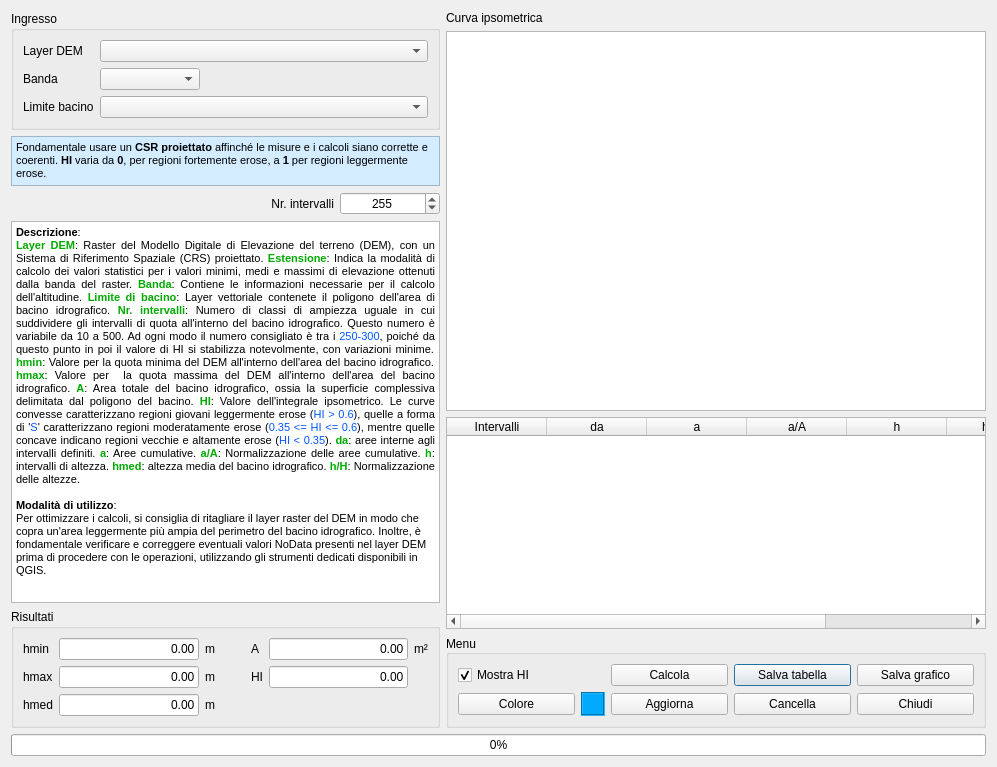
<?xml version="1.0" encoding="UTF-8"?>
<ui version="4.0">
 <class>HypsometricCurveDialogBase</class>
 <widget class="QDialog" name="HypsometricCurveDialogBase">
  <property name="geometry">
   <rect>
    <x>0</x>
    <y>0</y>
    <width>997</width>
    <height>767</height>
   </rect>
  </property>
  <property name="windowTitle">
   <string>Hypsometric Curve</string>
  </property>
  <layout class="QVBoxLayout" name="verticalLayout_main">
   <item>
    <layout class="QHBoxLayout" name="horizontalLayout_top">
     <item>
      <layout class="QVBoxLayout" name="leftLayout">
       <item>
        <widget class="QGroupBox" name="groupBox">
         <property name="title">
          <string>Ingresso</string>
         </property>
         <layout class="QFormLayout">
          <item row="0" column="0">
           <widget class="QLabel" name="label">
            <property name="text">
             <string>Layer DEM</string>
            </property>
           </widget>
          </item>
          <item row="0" column="1">
           <widget class="QComboBox" name="cmb_dem"/>
          </item>
          <item row="1" column="0">
           <widget class="QLabel" name="label">
            <property name="text">
             <string>Banda</string>
            </property>
           </widget>
          </item>
          <item row="1" column="1">
           <widget class="QComboBox" name="cmb_band">
            <property name="sizePolicy">
             <sizepolicy hsizetype="Fixed" vsizetype="Fixed">
              <horstretch>0</horstretch>
              <verstretch>0</verstretch>
             </sizepolicy>
            </property>
            <property name="minimumSize">
             <size>
              <width>100</width>
              <height>0</height>
             </size>
            </property>
           </widget>
          </item>
          <item row="2" column="0">
           <widget class="QLabel" name="label">
            <property name="text">
             <string>Limite bacino</string>
            </property>
           </widget>
          </item>
          <item row="2" column="1">
           <widget class="QComboBox" name="cmb_polibac"/>
          </item>
         </layout>
        </widget>
       </item>
       <item>
        <widget class="QTextEdit" name="textEdit_2">
         <property name="enabled">
          <bool>true</bool>
         </property>
         <property name="sizePolicy">
          <sizepolicy hsizetype="Expanding" vsizetype="Minimum">
           <horstretch>0</horstretch>
           <verstretch>0</verstretch>
          </sizepolicy>
         </property>
         <property name="minimumSize">
          <size>
           <width>0</width>
           <height>50</height>
          </size>
         </property>
         <property name="maximumSize">
          <size>
           <width>16777215</width>
           <height>50</height>
          </size>
         </property>
         <property name="styleSheet">
          <string notr="true">background-color: rgb(211, 236, 255);</string>
         </property>
         <property name="readOnly">
          <bool>true</bool>
         </property>
         <property name="html">
          <string>&lt;!DOCTYPE HTML PUBLIC &quot;-//W3C//DTD HTML 4.0//EN&quot; &quot;http://www.w3.org/TR/REC-html40/strict.dtd&quot;&gt;
&lt;html&gt;&lt;head&gt;&lt;meta name=&quot;qrichtext&quot; content=&quot;1&quot; /&gt;&lt;meta charset=&quot;utf-8&quot; /&gt;&lt;style type=&quot;text/css&quot;&gt;
p, li { white-space: pre-wrap; }
hr { height: 1px; border-width: 0; }
li.unchecked::marker { content: &quot;\2610&quot;; }
li.checked::marker { content: &quot;\2612&quot;; }
&lt;/style&gt;&lt;/head&gt;&lt;body style=&quot; font-family:'Segoe UI'; font-size:9pt; font-weight:400; font-style:normal;&quot;&gt;
&lt;p style=&quot; margin-top:0px; margin-bottom:0px; margin-left:0px; margin-right:0px; -qt-block-indent:0; text-indent:0px;&quot;&gt;&lt;span style=&quot; font-family:'MS Shell Dlg 2'; font-size:8.25pt;&quot;&gt;Fondamentale usare un &lt;/span&gt;&lt;span style=&quot; font-family:'MS Shell Dlg 2'; font-size:8.25pt; font-weight:600;&quot;&gt;CSR proiettato&lt;/span&gt;&lt;span style=&quot; font-family:'MS Shell Dlg 2'; font-size:8.25pt;&quot;&gt; affinché le misure e i calcoli siano corrette e coerenti. &lt;/span&gt;&lt;span style=&quot; font-family:'MS Shell Dlg 2'; font-size:8.25pt; font-weight:600;&quot;&gt;HI&lt;/span&gt;&lt;span style=&quot; font-family:'MS Shell Dlg 2'; font-size:8.25pt;&quot;&gt; varia da &lt;/span&gt;&lt;span style=&quot; font-family:'MS Shell Dlg 2'; font-size:8.25pt; font-weight:600;&quot;&gt;0&lt;/span&gt;&lt;span style=&quot; font-family:'MS Shell Dlg 2'; font-size:8.25pt;&quot;&gt;, per regioni fortemente erose, a &lt;/span&gt;&lt;span style=&quot; font-family:'MS Shell Dlg 2'; font-size:8.25pt; font-weight:600;&quot;&gt;1&lt;/span&gt;&lt;span style=&quot; font-family:'MS Shell Dlg 2'; font-size:8.25pt;&quot;&gt; per regioni leggermente erose.&lt;/span&gt;&lt;/p&gt;&lt;/body&gt;&lt;/html&gt;</string>
         </property>
        </widget>
       </item>
       <item>
        <layout class="QHBoxLayout">
         <item>
          <widget class="QLabel" name="label">
           <property name="text">
            <string>Nr. intervalli</string>
           </property>
           <property name="alignment">
            <set>Qt::AlignmentFlag::AlignRight|Qt::AlignmentFlag::AlignTrailing|Qt::AlignmentFlag::AlignVCenter</set>
           </property>
          </widget>
         </item>
         <item>
          <widget class="QSpinBox" name="spinBox_classi">
           <property name="sizePolicy">
            <sizepolicy hsizetype="Fixed" vsizetype="Fixed">
             <horstretch>0</horstretch>
             <verstretch>0</verstretch>
            </sizepolicy>
           </property>
           <property name="minimumSize">
            <size>
             <width>100</width>
             <height>0</height>
            </size>
           </property>
           <property name="alignment">
            <set>Qt::AlignmentFlag::AlignCenter</set>
           </property>
           <property name="minimum">
            <number>2</number>
           </property>
           <property name="maximum">
            <number>500</number>
           </property>
           <property name="value">
            <number>255</number>
           </property>
          </widget>
         </item>
        </layout>
       </item>
       <item>
        <widget class="QTextEdit" name="textEdit">
         <property name="minimumSize">
          <size>
           <width>0</width>
           <height>361</height>
          </size>
         </property>
         <property name="readOnly">
          <bool>true</bool>
         </property>
         <property name="html">
          <string>&lt;!DOCTYPE HTML PUBLIC &quot;-//W3C//DTD HTML 4.0//EN&quot; &quot;http://www.w3.org/TR/REC-html40/strict.dtd&quot;&gt;
&lt;html&gt;&lt;head&gt;&lt;meta name=&quot;qrichtext&quot; content=&quot;1&quot; /&gt;&lt;meta charset=&quot;utf-8&quot; /&gt;&lt;style type=&quot;text/css&quot;&gt;
p, li { white-space: pre-wrap; }
hr { height: 1px; border-width: 0; }
li.unchecked::marker { content: &quot;\2610&quot;; }
li.checked::marker { content: &quot;\2612&quot;; }
&lt;/style&gt;&lt;/head&gt;&lt;body style=&quot; font-family:'Segoe UI'; font-size:9pt; font-weight:400; font-style:normal;&quot;&gt;
&lt;p style=&quot; margin-top:0px; margin-bottom:0px; margin-left:0px; margin-right:0px; -qt-block-indent:0; text-indent:0px;&quot;&gt;&lt;span style=&quot; font-family:'MS Shell Dlg 2'; font-size:8.25pt; font-weight:600;&quot;&gt;Descrizione&lt;/span&gt;&lt;span style=&quot; font-family:'MS Shell Dlg 2'; font-size:8.25pt;&quot;&gt;:&lt;/span&gt;&lt;/p&gt;
&lt;p align=&quot;justify&quot; style=&quot; margin-top:0px; margin-bottom:0px; margin-left:0px; margin-right:0px; -qt-block-indent:0; text-indent:0px;&quot;&gt;&lt;span style=&quot; font-family:'MS Shell Dlg 2'; font-size:8.25pt; font-weight:600; color:#00aa00;&quot;&gt;Layer DEM&lt;/span&gt;&lt;span style=&quot; font-family:'MS Shell Dlg 2'; font-size:8.25pt;&quot;&gt;: Raster del Modello Digitale di Elevazione del terreno (DEM), con un Sistema di Riferimento Spaziale (CRS) &lt;/span&gt;&lt;span style=&quot; font-family:'MS Shell Dlg 2'; font-size:8.25pt; color:#000000;&quot;&gt;proiettato. &lt;/span&gt;&lt;span style=&quot; font-family:'MS Shell Dlg 2'; font-size:8.25pt; font-weight:600; color:#00aa00;&quot;&gt;Estensione&lt;/span&gt;&lt;span style=&quot; font-family:'MS Shell Dlg 2'; font-size:8.25pt; color:#000000;&quot;&gt;: Indica la modalità di calcolo dei valori statistici per i valori minimi, medi e massimi di elevazione ottenuti dalla banda del raster. &lt;/span&gt;&lt;span style=&quot; font-family:'MS Shell Dlg 2'; font-size:8.25pt; font-weight:600; color:#00aa00;&quot;&gt;Banda&lt;/span&gt;&lt;span style=&quot; font-family:'MS Shell Dlg 2'; font-size:8.25pt;&quot;&gt;: Contiene le informazioni necessarie per il calcolo dell'altitudine. &lt;/span&gt;&lt;span style=&quot; font-family:'MS Shell Dlg 2'; font-size:8.25pt; font-weight:600; color:#00aa00;&quot;&gt;Limite di bacino&lt;/span&gt;&lt;span style=&quot; font-family:'MS Shell Dlg 2'; font-size:8.25pt;&quot;&gt;: Layer vettoriale contenete il poligono dell'area di bacino idrografico. &lt;/span&gt;&lt;span style=&quot; font-family:'MS Shell Dlg 2'; font-size:8.25pt; font-weight:600; color:#00aa00;&quot;&gt;Nr. intervalli&lt;/span&gt;&lt;span style=&quot; font-family:'MS Shell Dlg 2'; font-size:8.25pt;&quot;&gt;: Numero di classi di ampiezza uguale in cui suddividere gli intervalli di quota all'interno del bacino idrografico. Questo numero è variabile da &lt;/span&gt;&lt;span style=&quot; font-family:'MS Shell Dlg 2'; font-size:8.25pt; color:#000000;&quot;&gt;10&lt;/span&gt;&lt;span style=&quot; font-family:'MS Shell Dlg 2'; font-size:8.25pt;&quot;&gt; a &lt;/span&gt;&lt;span style=&quot; font-family:'MS Shell Dlg 2'; font-size:8.25pt; color:#000000;&quot;&gt;500&lt;/span&gt;&lt;span style=&quot; font-family:'MS Shell Dlg 2'; font-size:8.25pt;&quot;&gt;. Ad ogni modo il numero consigliato è tra i &lt;/span&gt;&lt;span style=&quot; font-family:'MS Shell Dlg 2'; font-size:8.25pt; color:#0055ff;&quot;&gt;250-300&lt;/span&gt;&lt;span style=&quot; font-family:'MS Shell Dlg 2'; font-size:8.25pt;&quot;&gt;, poiché da questo punto in poi il valore di HI si stabilizza notevolmente, con variazioni minime. &lt;/span&gt;&lt;span style=&quot; font-family:'MS Shell Dlg 2'; font-size:8.25pt; font-weight:600; color:#00aa00;&quot;&gt;hmin&lt;/span&gt;&lt;span style=&quot; font-family:'MS Shell Dlg 2'; font-size:8.25pt;&quot;&gt;: Valore per la quota minima del DEM all'interno dell'area del bacino idrografico. &lt;/span&gt;&lt;span style=&quot; font-family:'MS Shell Dlg 2'; font-size:8.25pt; font-weight:600; color:#00aa00;&quot;&gt;hmax&lt;/span&gt;&lt;span style=&quot; font-family:'MS Shell Dlg 2'; font-size:8.25pt;&quot;&gt;: Valore per  la quota massima del DEM all'interno dell'area del bacino idrografico. &lt;/span&gt;&lt;span style=&quot; font-family:'MS Shell Dlg 2'; font-size:8.25pt; font-weight:600; color:#00aa00;&quot;&gt;A&lt;/span&gt;&lt;span style=&quot; font-family:'MS Shell Dlg 2'; font-size:8.25pt;&quot;&gt;: Area totale del bacino idrografico, ossia la superficie complessiva delimitata dal poligono del bacino. &lt;/span&gt;&lt;span style=&quot; font-family:'MS Shell Dlg 2'; font-size:8.25pt; font-weight:600; color:#00aa00;&quot;&gt;HI&lt;/span&gt;&lt;span style=&quot; font-family:'MS Shell Dlg 2'; font-size:8.25pt;&quot;&gt;: Valore dell'integrale ipsometrico. Le curve convesse caratterizzano regioni giovani leggermente erose (&lt;/span&gt;&lt;span style=&quot; font-family:'MS Shell Dlg 2'; font-size:8.25pt; color:#0055ff;&quot;&gt;HI &amp;gt; 0.6&lt;/span&gt;&lt;span style=&quot; font-family:'MS Shell Dlg 2'; font-size:8.25pt;&quot;&gt;), quelle a forma di '&lt;/span&gt;&lt;span style=&quot; font-family:'MS Shell Dlg 2'; font-size:8.25pt; color:#0055ff;&quot;&gt;S&lt;/span&gt;&lt;span style=&quot; font-family:'MS Shell Dlg 2'; font-size:8.25pt;&quot;&gt;' caratterizzano regioni moderatamente erose (&lt;/span&gt;&lt;span style=&quot; font-family:'MS Shell Dlg 2'; font-size:8.25pt; color:#0055ff;&quot;&gt;0.35 &amp;lt;= HI &amp;lt;= 0.6&lt;/span&gt;&lt;span style=&quot; font-family:'MS Shell Dlg 2'; font-size:8.25pt;&quot;&gt;), mentre quelle concave indicano regioni vecchie e altamente erose (&lt;/span&gt;&lt;span style=&quot; font-family:'MS Shell Dlg 2'; font-size:8.25pt; color:#0055ff;&quot;&gt;HI &amp;lt; 0.35&lt;/span&gt;&lt;span style=&quot; font-family:'MS Shell Dlg 2'; font-size:8.25pt;&quot;&gt;). &lt;/span&gt;&lt;span style=&quot; font-family:'MS Shell Dlg 2'; font-size:8.25pt; font-weight:600; color:#00aa00;&quot;&gt;da&lt;/span&gt;&lt;span style=&quot; font-family:'MS Shell Dlg 2'; font-size:8.25pt;&quot;&gt;: aree interne agli intervalli definiti. &lt;/span&gt;&lt;span style=&quot; font-family:'MS Shell Dlg 2'; font-size:8.25pt; font-weight:600; color:#00aa00;&quot;&gt;a&lt;/span&gt;&lt;span style=&quot; font-family:'MS Shell Dlg 2'; font-size:8.25pt;&quot;&gt;: Aree cumulative. &lt;/span&gt;&lt;span style=&quot; font-family:'MS Shell Dlg 2'; font-size:8.25pt; font-weight:600; color:#00aa00;&quot;&gt;a/A&lt;/span&gt;&lt;span style=&quot; font-family:'MS Shell Dlg 2'; font-size:8.25pt;&quot;&gt;: Normalizzazione delle aree cumulative. &lt;/span&gt;&lt;span style=&quot; font-family:'MS Shell Dlg 2'; font-size:8.25pt; font-weight:600; color:#00aa00;&quot;&gt;h&lt;/span&gt;&lt;span style=&quot; font-family:'MS Shell Dlg 2'; font-size:8.25pt;&quot;&gt;: intervalli di altezza.&lt;/span&gt;&lt;span style=&quot; font-family:'MS Shell Dlg 2'; font-size:8.25pt; font-weight:600;&quot;&gt; &lt;/span&gt;&lt;span style=&quot; font-family:'MS Shell Dlg 2'; font-size:8.25pt; font-weight:600; color:#00aa00;&quot;&gt;hmed&lt;/span&gt;&lt;span style=&quot; font-family:'MS Shell Dlg 2'; font-size:8.25pt;&quot;&gt;: altezza media del bacino idrografico. &lt;/span&gt;&lt;span style=&quot; font-family:'MS Shell Dlg 2'; font-size:8.25pt; font-weight:600; color:#00aa00;&quot;&gt;h/H&lt;/span&gt;&lt;span style=&quot; font-family:'MS Shell Dlg 2'; font-size:8.25pt;&quot;&gt;: Normalizzazione delle altezze.&lt;/span&gt;&lt;/p&gt;
&lt;p style=&quot;-qt-paragraph-type:empty; margin-top:0px; margin-bottom:0px; margin-left:0px; margin-right:0px; -qt-block-indent:0; text-indent:0px; font-family:'MS Shell Dlg 2'; font-size:8.25pt;&quot;&gt;&lt;br /&gt;&lt;/p&gt;
&lt;p style=&quot; margin-top:0px; margin-bottom:0px; margin-left:0px; margin-right:0px; -qt-block-indent:0; text-indent:0px;&quot;&gt;&lt;span style=&quot; font-family:'MS Shell Dlg 2'; font-size:8.25pt; font-weight:600;&quot;&gt;Modalità di utilizzo&lt;/span&gt;&lt;span style=&quot; font-family:'MS Shell Dlg 2'; font-size:8.25pt;&quot;&gt;:&lt;/span&gt;&lt;/p&gt;
&lt;p style=&quot; margin-top:0px; margin-bottom:0px; margin-left:0px; margin-right:0px; -qt-block-indent:0; text-indent:0px;&quot;&gt;&lt;span style=&quot; font-family:'MS Shell Dlg 2'; font-size:8.25pt;&quot;&gt;Per ottimizzare i calcoli, si consiglia di ritagliare il layer raster del DEM in modo che copra un'area leggermente più ampia del perimetro del bacino idrografico. Inoltre, è fondamentale verificare e correggere eventuali valori NoData presenti nel layer DEM prima di procedere con le operazioni, utilizzando gli strumenti dedicati disponibili in QGIS.&lt;/span&gt;&lt;/p&gt;&lt;/body&gt;&lt;/html&gt;</string>
         </property>
        </widget>
       </item>
       <item>
        <widget class="QGroupBox" name="groupBox_2">
         <property name="title">
          <string>Risultati</string>
         </property>
         <layout class="QGridLayout">
          <item row="0" column="0">
           <widget class="QLabel" name="label">
            <property name="text">
             <string>hmin</string>
            </property>
           </widget>
          </item>
          <item row="1" column="1">
           <widget class="QLineEdit" name="lineEdit_hmax">
            <property name="text">
             <string>0.00</string>
            </property>
            <property name="alignment">
             <set>Qt::AlignmentFlag::AlignRight|Qt::AlignmentFlag::AlignTrailing|Qt::AlignmentFlag::AlignVCenter</set>
            </property>
           </widget>
          </item>
          <item row="0" column="4">
           <widget class="QLabel" name="label">
            <property name="text">
             <string>A</string>
            </property>
           </widget>
          </item>
          <item row="1" column="2">
           <widget class="QLabel" name="label_3">
            <property name="text">
             <string>m</string>
            </property>
           </widget>
          </item>
          <item row="0" column="2">
           <widget class="QLabel" name="label_4">
            <property name="text">
             <string>m</string>
            </property>
            <property name="margin">
             <number>0</number>
            </property>
           </widget>
          </item>
          <item row="0" column="6">
           <widget class="QLabel" name="label_5">
            <property name="text">
             <string>m²</string>
            </property>
           </widget>
          </item>
          <item row="1" column="5">
           <widget class="QLineEdit" name="lineEdit_HI">
            <property name="text">
             <string>0.00</string>
            </property>
            <property name="alignment">
             <set>Qt::AlignmentFlag::AlignRight|Qt::AlignmentFlag::AlignTrailing|Qt::AlignmentFlag::AlignVCenter</set>
            </property>
           </widget>
          </item>
          <item row="2" column="0">
           <widget class="QLabel" name="label">
            <property name="text">
             <string>hmed</string>
            </property>
           </widget>
          </item>
          <item row="2" column="1">
           <widget class="QLineEdit" name="lineEdit_hmed">
            <property name="text">
             <string>0.00</string>
            </property>
            <property name="alignment">
             <set>Qt::AlignmentFlag::AlignRight|Qt::AlignmentFlag::AlignTrailing|Qt::AlignmentFlag::AlignVCenter</set>
            </property>
           </widget>
          </item>
          <item row="2" column="2">
           <widget class="QLabel" name="label_2">
            <property name="text">
             <string>m</string>
            </property>
           </widget>
          </item>
          <item row="0" column="1">
           <widget class="QLineEdit" name="lineEdit_hmin">
            <property name="text">
             <string>0.00</string>
            </property>
            <property name="alignment">
             <set>Qt::AlignmentFlag::AlignRight|Qt::AlignmentFlag::AlignTrailing|Qt::AlignmentFlag::AlignVCenter</set>
            </property>
           </widget>
          </item>
          <item row="0" column="5">
           <widget class="QLineEdit" name="lineEdit_A">
            <property name="text">
             <string>0.00</string>
            </property>
            <property name="alignment">
             <set>Qt::AlignmentFlag::AlignRight|Qt::AlignmentFlag::AlignTrailing|Qt::AlignmentFlag::AlignVCenter</set>
            </property>
           </widget>
          </item>
          <item row="1" column="0">
           <widget class="QLabel" name="label">
            <property name="text">
             <string>hmax</string>
            </property>
           </widget>
          </item>
          <item row="1" column="4">
           <widget class="QLabel" name="label">
            <property name="text">
             <string>HI</string>
            </property>
           </widget>
          </item>
          <item row="0" column="3">
           <spacer name="horizontalSpacer">
            <property name="orientation">
             <enum>Qt::Orientation::Horizontal</enum>
            </property>
            <property name="sizeType">
             <enum>QSizePolicy::Policy::Fixed</enum>
            </property>
            <property name="sizeHint" stdset="0">
             <size>
              <width>30</width>
              <height>20</height>
             </size>
            </property>
           </spacer>
          </item>
          <item row="1" column="3">
           <spacer name="horizontalSpacer_2">
            <property name="orientation">
             <enum>Qt::Orientation::Horizontal</enum>
            </property>
            <property name="sizeType">
             <enum>QSizePolicy::Policy::Fixed</enum>
            </property>
            <property name="sizeHint" stdset="0">
             <size>
              <width>30</width>
              <height>20</height>
             </size>
            </property>
           </spacer>
          </item>
         </layout>
        </widget>
       </item>
      </layout>
     </item>
     <item>
      <layout class="QVBoxLayout" name="rightLayout">
       <item>
        <widget class="QLabel" name="label">
         <property name="text">
          <string>Curva ipsometrica</string>
         </property>
        </widget>
       </item>
       <item>
        <widget class="QGraphicsView" name="graphicsView_grafico">
         <property name="sizePolicy">
          <sizepolicy hsizetype="Expanding" vsizetype="Expanding">
           <horstretch>0</horstretch>
           <verstretch>0</verstretch>
          </sizepolicy>
         </property>
         <property name="minimumSize">
          <size>
           <width>540</width>
           <height>380</height>
          </size>
         </property>
        </widget>
       </item>
       <item>
        <widget class="QTableWidget" name="tableWidget_tabella">
         <property name="sizePolicy">
          <sizepolicy hsizetype="Expanding" vsizetype="Expanding">
           <horstretch>0</horstretch>
           <verstretch>0</verstretch>
          </sizepolicy>
         </property>
         <column>
          <property name="text">
           <string>Intervalli</string>
          </property>
         </column>
         <column>
          <property name="text">
           <string>da</string>
          </property>
         </column>
         <column>
          <property name="text">
           <string>a</string>
          </property>
         </column>
         <column>
          <property name="text">
           <string>a/A</string>
          </property>
         </column>
         <column>
          <property name="text">
           <string>h</string>
          </property>
         </column>
         <column>
          <property name="text">
           <string>hmed</string>
          </property>
         </column>
         <column>
          <property name="text">
           <string>h/H</string>
          </property>
         </column>
        </widget>
       </item>
       <item>
        <widget class="QGroupBox" name="groupBox_5">
         <property name="title">
          <string>Menu</string>
         </property>
         <property name="alignment">
          <set>Qt::AlignmentFlag::AlignLeading|Qt::AlignmentFlag::AlignLeft|Qt::AlignmentFlag::AlignVCenter</set>
         </property>
         <layout class="QGridLayout">
          <item row="0" column="3">
           <widget class="QPushButton" name="pushButton_salva_tab">
            <property name="text">
             <string>Salva tabella</string>
            </property>
           </widget>
          </item>
          <item row="0" column="4">
           <widget class="QPushButton" name="pushButton_salva_graph">
            <property name="text">
             <string>Salva grafico</string>
            </property>
           </widget>
          </item>
          <item row="0" column="0">
           <widget class="QCheckBox" name="checkBox_HI">
            <property name="text">
             <string>Mostra HI</string>
            </property>
            <property name="checked">
             <bool>true</bool>
            </property>
           </widget>
          </item>
          <item row="2" column="4">
           <widget class="QPushButton" name="pushButton_close">
            <property name="text">
             <string>Chiudi</string>
            </property>
           </widget>
          </item>
          <item row="2" column="0">
           <widget class="QPushButton" name="pushButton_color">
            <property name="text">
             <string>Colore</string>
            </property>
           </widget>
          </item>
          <item row="2" column="1">
           <widget class="QLabel" name="lbl_color">
            <property name="sizePolicy">
             <sizepolicy hsizetype="Fixed" vsizetype="Fixed">
              <horstretch>0</horstretch>
              <verstretch>0</verstretch>
             </sizepolicy>
            </property>
            <property name="minimumSize">
             <size>
              <width>24</width>
              <height>24</height>
             </size>
            </property>
            <property name="styleSheet">
             <string notr="true">background-color: rgb(0, 170, 255);</string>
            </property>
            <property name="frameShape">
             <enum>QFrame::Shape::Box</enum>
            </property>
            <property name="frameShadow">
             <enum>QFrame::Shadow::Sunken</enum>
            </property>
            <property name="text">
             <string/>
            </property>
            <property name="alignment">
             <set>Qt::AlignmentFlag::AlignCenter</set>
            </property>
           </widget>
          </item>
          <item row="0" column="2">
           <widget class="QPushButton" name="pushButton_calc">
            <property name="text">
             <string>Calcola</string>
            </property>
           </widget>
          </item>
          <item row="2" column="3">
           <widget class="QPushButton" name="pushButton_canc">
            <property name="text">
             <string>Cancella</string>
            </property>
           </widget>
          </item>
          <item row="2" column="2">
           <widget class="QPushButton" name="pushButton_refresh">
            <property name="text">
             <string>Aggiorna</string>
            </property>
           </widget>
          </item>
         </layout>
        </widget>
       </item>
      </layout>
     </item>
    </layout>
   </item>
   <item>
    <widget class="QProgressBar" name="progressBar">
     <property name="value">
      <number>0</number>
     </property>
    </widget>
   </item>
  </layout>
 </widget>
 <resources/>
 <connections/>
</ui>
